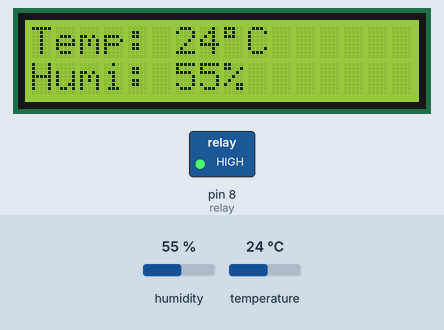
This sketch was run on a simulated Arduino Uno, built with avr-gcc and run on an emulated ATmega328P. Parts: 16×2 character LCD, switched loads named in the sketch (green lamp = pin HIGH). The inputs (shaded band) are chosen by the test bench; at power-on: temperature 24 °C, humidity 55 %. What the sketch prints to the serial monitor is not drawn.

Above: at 1.2 s.
1.3 s: temperature set to 20 °C
At 2.7 s:
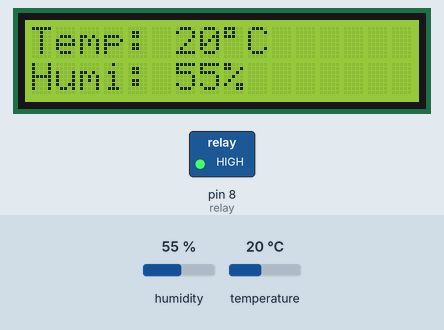
4.1 s: temperature set to 17 °C
At 5.5 s:
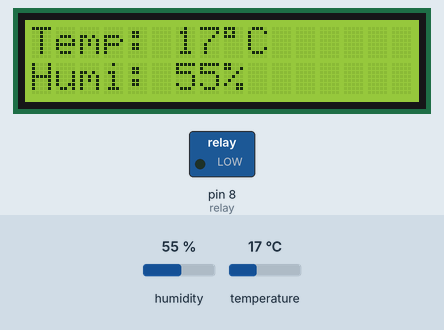
6.9 s: humidity set to 22 %
At 8.9 s:
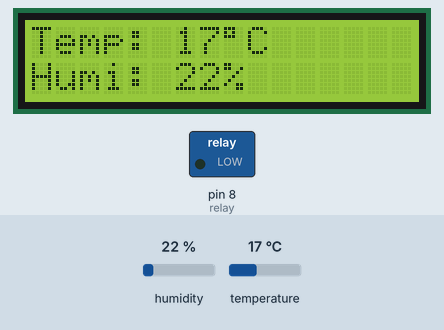
9.8 s: humidity set to 40 %
At 11.7 s:
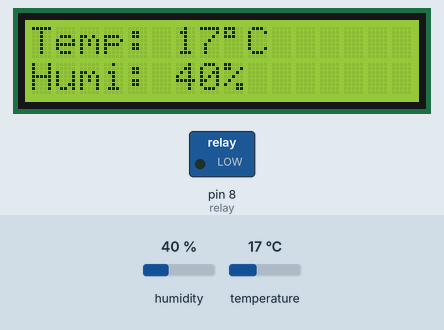
Timing chart, 0 to 13.2 s (numbered marks = the images above; inputs shaded):
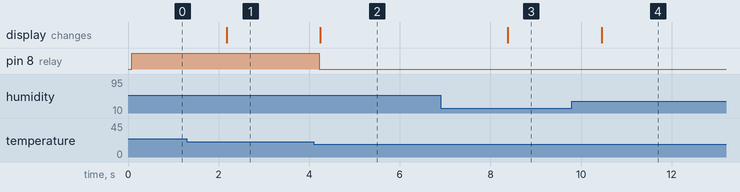

Measured:
- the behaviour switches between 19 and 18 °C on temperature (found by bisection; images 1 and 2)
- after the input at 1.3 s, the display: changes after 0.88 s (image 1)
- after the input at 4.1 s, pin 8 (relay): HIGH → LOW after 0.13 s; the display: changes after 0.15 s (image 2)
- after the input at 6.9 s, the display: changes after 1.5 s (image 3)
- after the input at 9.8 s, the display: changes after 0.66 s (image 4)

The sketch:

DHT_DIY.ino
```cpp
/*
  Date: 24/10/2018
  DIY
*/

/*
  Title: Humidity and temperature sensor display
  Description:
  This program will read a temperature and humidity
  sensor and display both values in a LCD display
  16x02 using I2C protocol. A pre-defined value of
  humdity/temperature will trigger a relay when the
  value is reached.
*/

//Libraries
#include <DHT.h>;  // Avaliable at https://github.com/adafruit/DHT-sensor-library
#include <LiquidCrystal_I2C.h> //Avaliable at https://github.com/marcoschwartz/LiquidCrystal_I2C

//Constants
#define DHTPIN 2     // what pin we're connected to
#define DHTTYPE DHT11   // DHT 11
DHT dht(DHTPIN, DHTTYPE); // Initialize DHT sensor
LiquidCrystal_I2C lcd(0x27, 16, 2);
int relay = 8; // Relay pin

//Variables
int humi;  //Stores humidity value
int temp; //Stores temperature value


int air_conditioning(int temperature) {  // Function to turn relay ON and OFF based in the temperature value.

  if (temperature > 18) {
    digitalWrite(relay, HIGH);  // Turn Relay ON
    Serial.print("The relay is ON\n");
  }
  else {
    digitalWrite(relay, LOW);  // Turn Relay OFF
    Serial.print("The relay is OFF\n");
  }
return;
}

void setup()
{
  Serial.begin(9600);
  dht.begin();
  lcd.begin(); // initializing the LCD
  lcd.backlight(); // Enable or Turn On the backlight
  pinMode(relay, OUTPUT);  // initialize digital pin relay as an output.
}

void loop()
{
  //Read data and store it to variables humi and temp
  humi = dht.readHumidity();
  temp = dht.readTemperature();
  //Print temp and humidity values to serial monitor
  Serial.print("Humidity: ");
  Serial.print(humi);
  Serial.print("%, Temperature: ");
  Serial.print(temp);
  Serial.println("ºC");

  // Call the relay function
  air_conditioning(temp);

  //Print in the LCD 16x02 the temp and humidity values
  lcd.clear();
  lcd.setCursor(0, 0);
  lcd.print("Temp: ");
  lcd.print(temp);
  lcd.print((char)223);
  lcd.print("C");
  lcd.setCursor(0, 1);
  lcd.print("Humi: ");
  lcd.print(humi);
  lcd.print("%");

  delay(1000); //Delay 1 sec.
}
```
